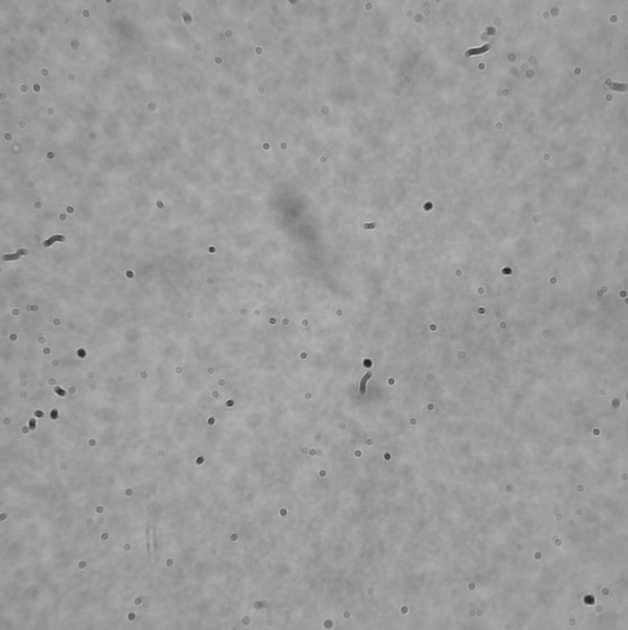
#> input picture api/mean_image.png, 1255 x 1259 px, found by its file name (shown at 1/2 size)
$ python -i cv_iml.py   (imports and definitions only)   (older library calls are emulated)
#> lines starting #> are read from the running program, lines starting #| are printed output that depends on the picture; after the words box and inside, x2 and y2 are one past the last pixel; in counts of white or black regions, pixels touching at a corner belong together
import cv2
import os
import numpy as np
import copy
from .seg_watershed_drwaqas import cell_segmentation
import tensorflow as tf
from sklearn.preprocessing import LabelEncoder


def test_print():
    print("test print for code")


# [11 lines left out: function watershed_drwaqas_seg, not called in this run]


def red_blood_cell_segmentation(image_path):
    # Convert RGB to gray scale and improve contrast of the image
#> called with image_path = '../mean_image.png'
    rectangle_points = []
    # Convert RGB to gray scale and improve contrast of the image
    mean_gray = cv2.imread("mean_image.png")
#> mean_gray is the input picture: shape (1259, 1255, 3); min 29, max 198, mean 155.2
    rgb_resized = cv2.imread(image_path)
    mean_gray = cv2.resize(mean_gray, (rgb_resized.shape[1], rgb_resized.shape[0]))

    # Convert RGB to gray scale and improve contrast of the image
    gray = cv2.cvtColor(rgb_resized, cv2.COLOR_BGR2GRAY)
    clahe = cv2.createCLAHE(clipLimit=2.0, tileGridSize=(8, 8))
    imge_clahe = clahe.apply(gray)
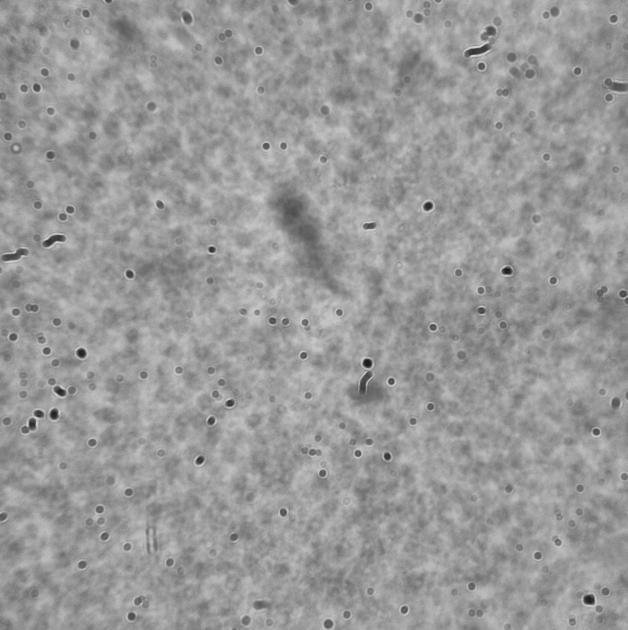
#> imge_clahe: shape (1259, 1255) (shown at 1/2 size); min 22, max 214, mean 153

    # Subtract the Background (mean) image
    mean_subtracted = imge_clahe - mean_gray[:, :, 0]
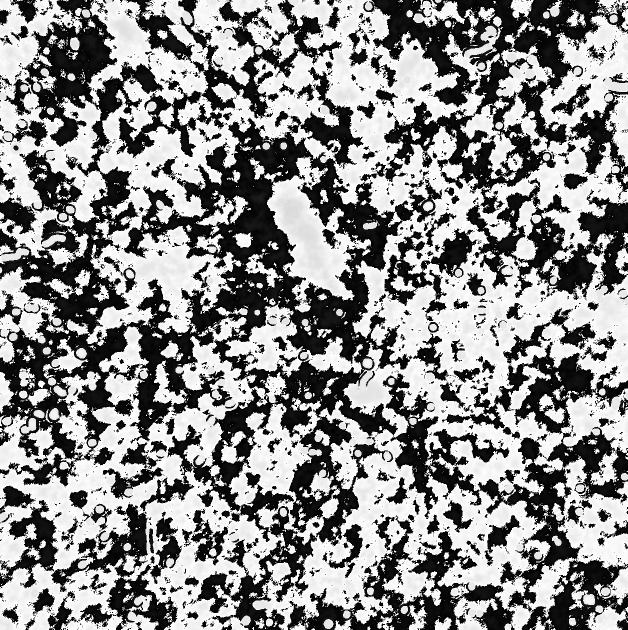
#> mean_subtracted: shape (1259, 1255) (shown at 1/2 size); min 0, max 255, mean 141
    clone = mean_subtracted.copy()

    # Remove the pixels which are very close to the mean. 60 is selected after watching a few images
    mean_subtracted[mean_subtracted < 60] = 0

    # To separate connected cells, do the Erosion. The kernal parameters are randomly selected.
    kernel = np.ones((20, 20), np.uint8)
    mean_subtracted_erode = cv2.erode(mean_subtracted, kernel)
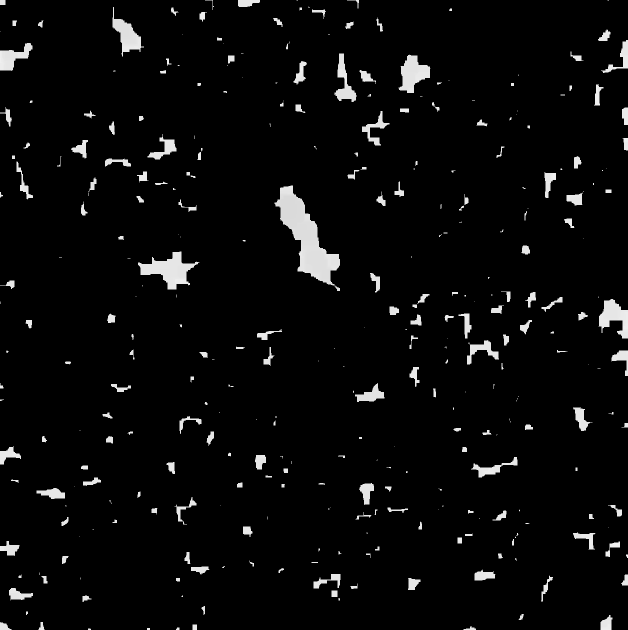
#> mean_subtracted_erode: shape (1259, 1255) (shown at 1/2 size); min 0, max 245, mean 9.7
    kernel = np.ones((7, 7), np.uint8)
    closing = cv2.morphologyEx(mean_subtracted_erode, cv2.MORPH_CLOSE, kernel)
    _, contours_single_erode, hierarchy = cv2.findContours(closing, cv2.RETR_EXTERNAL, cv2.CHAIN_APPROX_SIMPLE)
#> contours_single_erode = 334 contours, 148 with area under 20; largest, box (x1, y1, x2, y2) and area: (549, 371, 680, 582) 9674, (276, 503, 399, 579) 3839, (797, 109, 861, 186) 2646, (1197, 598, 1255, 677) 2294, (225, 14, 288, 114) 2172

    # Select the regions which are still large and strongle collected and apply errosion again only to those regions
    mean_subtracted_erode_forLarge = copy.deepcopy(mean_subtracted_erode)
    area_c = []
    for c in contours_single_erode:
        (x, y, w, h) = cv2.boundingRect(c)
        area_c = w * h
        if area_c < 30000:
            mean_subtracted_erode_forLarge[y:y + h, x:x + w] = 0
#> this loop made 334 passes
#> (x, y, w, h, area_c) on passes 3, 4, 6: (352, 1255, 7, 4, 28), (927, 1252, 25, 7, 175), (77, 1244, 12, 15, 180)
#> mean_subtracted_erode_forLarge: shape (1259, 1255); 4.2% of pixels changed, all inside (x1, y1, x2, y2) = (0, 0, 1255, 1259)

    kernel = np.ones((20, 20), np.uint8)
    mean_subtracted_doubleerode_forLarge = cv2.erode(mean_subtracted_erode_forLarge, kernel)

    closing = cv2.morphologyEx(mean_subtracted_doubleerode_forLarge, cv2.MORPH_CLOSE, kernel)
    _, contours_double_erode, hierarchy = cv2.findContours(closing, cv2.RETR_EXTERNAL, cv2.CHAIN_APPROX_SIMPLE)
#> contours_double_erode = []

    # Plot results with single errosion
    rgb_single_erode = copy.deepcopy(rgb_resized)
    for c in contours_single_erode:
        (x, y, w, h) = cv2.boundingRect(c)
        x1 = max(1, x - 15)
        y1 = max(1, y - 15)
        x2 = min(x + w + 15, rgb_resized.shape[1])
        y2 = min(y + h + 15, rgb_resized.shape[0])

        area_c = w * h

        rectangle_points.append({"x": x1, "y": y1, "h": y2 - y1, "w": x2 - x1})
        cv2.rectangle(img=rgb_single_erode, pt1=(x1, y1), pt2=(x2, y2), color=(255, 0, 225), thickness=5)
#> this loop made 334 passes
#> (x, y, w, h, x1, y1, x2, y2) on passes 3, 4, 6: (352, 1255, 7, 4, 337, 1240, 374, 1259), (927, 1252, 25, 7, 912, 1237, 967, 1259), (77, 1244, 12, 15, 62, 1229, 104, 1259)
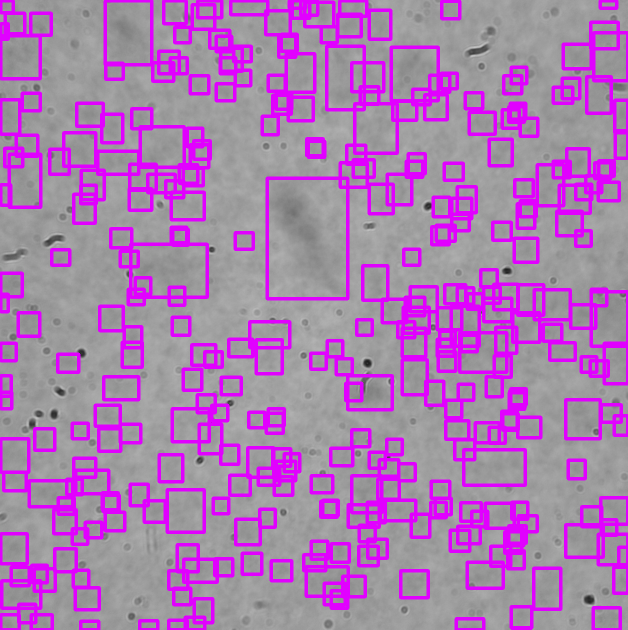
#> rgb_single_erode: shape (1259, 1255, 3) (shown at 1/2 size); mean B, G, R 177.2, 121.1, 170.6

    # Plot results with double errosion
    rgb_double_erode = copy.deepcopy(rgb_resized)

    for c in contours_single_erode:
        (x, y, w, h) = cv2.boundingRect(c)
        x1 = max(1, x - 15)
        y1 = max(1, y - 15)
        x2 = min(x + w + 15, rgb_resized.shape[1])
        y2 = min(y + h + 15, rgb_resized.shape[0])

        area_c = w * h
        if 2000 < area_c < 30000:
            rectangle_points.append({"x": x1, "y": y1, "h": y2 - y1, "w": x2 - x1})
            cv2.rectangle(img=rgb_double_erode, pt1=(x1, y1), pt2=(x2, y2), color=(255, 0, 225), thickness=5)
#> this loop made 334 passes
#> c on passes 1, 2, 5: [[176, 1257], [176, 1258], [181, 1258], [180, 1257]], [[294, 1256], [294, 1258], [299, 1258], [299, 1256]], [[385, 1249], [385, 1258], [393, 1258], [393, 1249]]
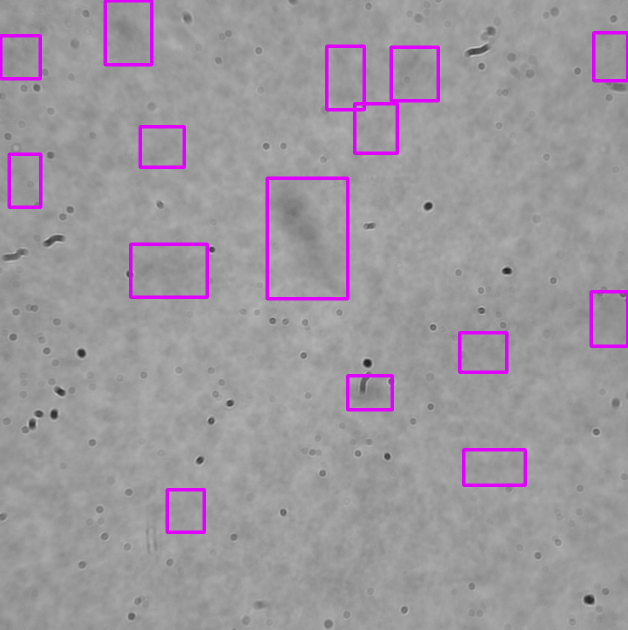
#> rgb_double_erode: shape (1259, 1255, 3) (shown at 1/2 size); 2.56% of pixels changed, all inside (x1, y1, x2, y2) = (0, 0, 1255, 1068)

    for c in contours_double_erode:
        (x, y, w, h) = cv2.boundingRect(c)

        x1 = max(1, x - 35)
        y1 = max(1, y - 35)
        x2 = min(x + w + 35, rgb_resized.shape[1])
        y2 = min(y + h + 35, rgb_resized.shape[0])
        area_c = w * h
        if area_c < 2000:
            continue
        else:
            rectangle_points.append({"x": x1, "y": y1, "h": y2 - y1, "w": x2 - x1})
            cv2.rectangle(img=rgb_double_erode, pt1=(x1, y1), pt2=(x2, y2), color=(0, 0, 225), thickness=5)
#> this loop made 0 passes
    print(len(rectangle_points))
#| 349
    # cv2.imwrite("rgb_resized.jpg", rgb_resized)
    cv2.imwrite("rgb_single_erode.png", rgb_single_erode)
    cv2.imwrite("rgb_double_erode.png", rgb_double_erode)
    return rectangle_points


# [70 lines left out: functions image_normalization, check_image_malaria, get_model, not called in this run]

>>> result = red_blood_cell_segmentation('../mean_image.png')
